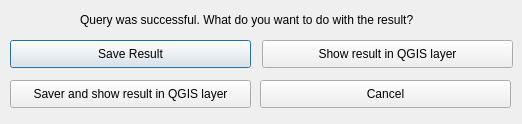
<?xml version="1.0" encoding="UTF-8"?>
<ui version="4.0">
 <class>Dialog</class>
 <widget class="QDialog" name="Dialog">
  <property name="geometry">
   <rect>
    <x>0</x>
    <y>0</y>
    <width>522</width>
    <height>124</height>
   </rect>
  </property>
  <property name="windowTitle">
   <string>Dialog</string>
  </property>
  <widget class="QLabel" name="label">
   <property name="geometry">
    <rect>
     <x>80</x>
     <y>10</y>
     <width>371</width>
     <height>20</height>
    </rect>
   </property>
   <property name="font">
    <font>
     <pointsize>9</pointsize>
    </font>
   </property>
   <property name="text">
    <string>Query was successful. What do you want to do with the result?</string>
   </property>
  </widget>
  <widget class="QPushButton" name="btnSaveResult">
   <property name="geometry">
    <rect>
     <x>10</x>
     <y>40</y>
     <width>241</width>
     <height>28</height>
    </rect>
   </property>
   <property name="text">
    <string>Save Result</string>
   </property>
  </widget>
  <widget class="QPushButton" name="btnShowResult">
   <property name="geometry">
    <rect>
     <x>262</x>
     <y>40</y>
     <width>251</width>
     <height>28</height>
    </rect>
   </property>
   <property name="text">
    <string>Show result in QGIS layer</string>
   </property>
  </widget>
  <widget class="QPushButton" name="btnSaveAndShowResult">
   <property name="geometry">
    <rect>
     <x>10</x>
     <y>80</y>
     <width>241</width>
     <height>28</height>
    </rect>
   </property>
   <property name="text">
    <string>Saver and show result in QGIS layer</string>
   </property>
  </widget>
  <widget class="QPushButton" name="btnCancel">
   <property name="geometry">
    <rect>
     <x>260</x>
     <y>80</y>
     <width>251</width>
     <height>28</height>
    </rect>
   </property>
   <property name="text">
    <string>Cancel</string>
   </property>
  </widget>
 </widget>
 <resources/>
 <connections/>
</ui>
